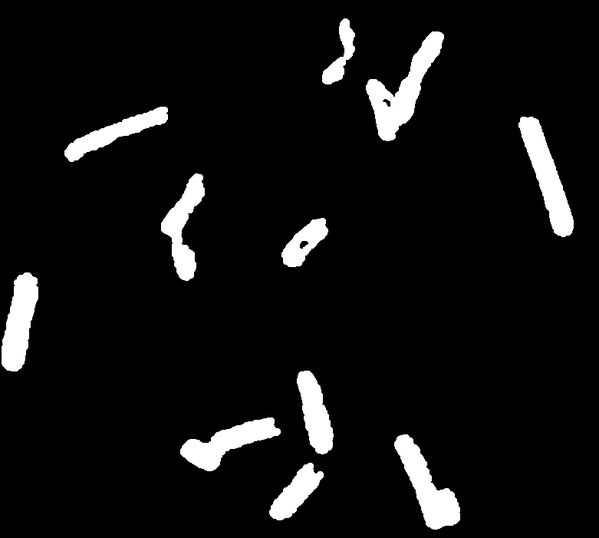
#> input picture Day 6/1. Binary Dilation/bacteria.png, 599 x 538 px, shrunk from 781 x 701 before the run
$ python lab_day6_complete.py
#> lines starting #> are read from the running program, lines starting #| are printed output that depends on the picture; after the words box and inside, x2 and y2 are one past the last pixel; in counts of white or black regions, pixels touching at a corner belong together
import cv2
import matplotlib.pyplot as plt
import numpy as np

print("=== ĐANG CHẠY TOÀN BỘ BÀI LAB DAY 6 ===")

# Định nghĩa phần tử cấu trúc (Structuring Element / Kernel) dùng chung
kernel = np.ones((3, 3), np.uint8)

# ==========================================
# 1. BINARY DILATION (Phép giãn nở nhị phân)
# ==========================================
img_dil = cv2.imread("Day 6/1. Binary Dilation/bacteria.png", 0)
#> img_dil is the input picture: shape (538, 599); min 0, max 255, mean 17.2
if img_dil is not None:
    _, bin_dil = cv2.threshold(img_dil, 127, 255, cv2.THRESH_BINARY)
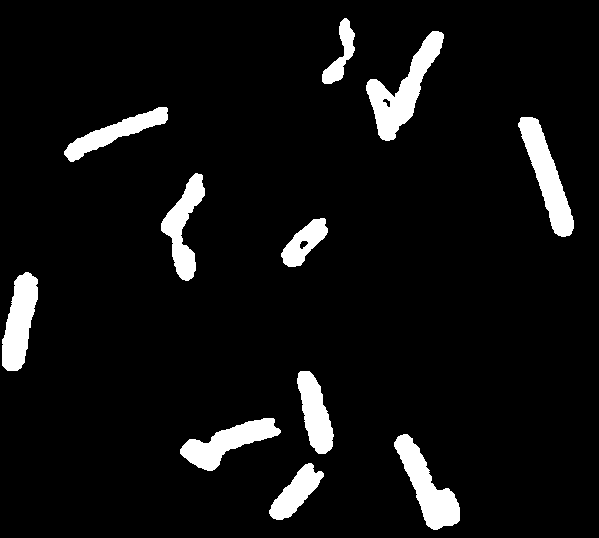
#> bin_dil: shape (538, 599); 6.7% white; 11 white regions, largest, box (x1, y1, x2, y2) and area: (366, 31, 444, 141) 2991, (518, 117, 574, 237) 2628, (394, 434, 460, 530) 2572
    dilated_res = cv2.dilate(bin_dil, kernel, iterations=1)
#> dilated_res: shape (538, 599); 7.8% white; 11 white regions, largest, box (x1, y1, x2, y2) and area: (365, 30, 445, 142) 3436, (517, 116, 575, 238) 2987, (393, 433, 461, 531) 2910
else:
    dilated_res = np.zeros((100, 100), dtype=np.uint8)

# ==========================================
# 2. BINARY EROSION (Phép co nhị phân)
# ==========================================
img_circles = cv2.imread(
    "Day 6/3. Blob Separation by Binary Erosion/circles.png", 0
)
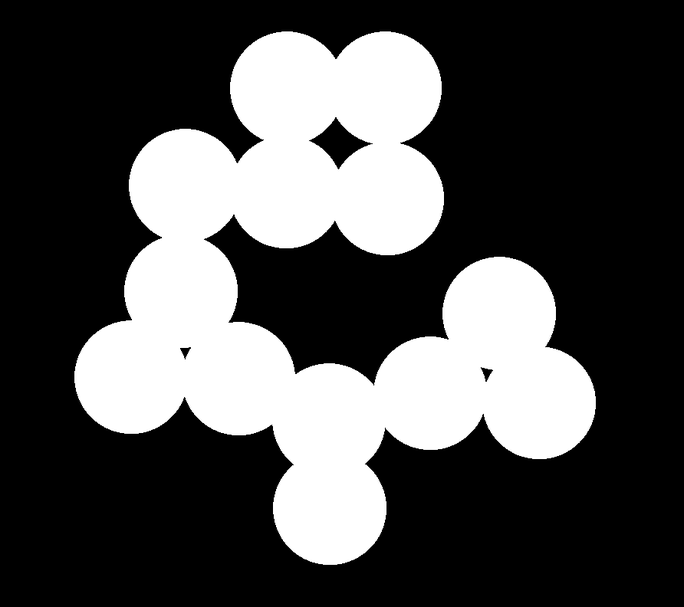
#> input picture Day 6/3. Blob Separation by Binary Erosion/circles.png, 684 x 607 px, shrunk from 892 x 792 before the run
#> img_circles is the input picture: shape (607, 684); min 0, max 255, mean 77
if img_circles is not None:
    _, bin_circles = cv2.threshold(img_circles, 127, 255, cv2.THRESH_BINARY)
#> bin_circles: shape (607, 684); 30.2% white; 1 white region, box (x1, y1, x2, y2) and area: (74, 31, 596, 565) 125387
    eroded_res = cv2.erode(bin_circles, kernel, iterations=1)
#> eroded_res: shape (607, 684); 29.2% white; 1 white region, box (x1, y1, x2, y2) and area: (75, 32, 595, 564) 121311
else:
    eroded_res = np.zeros((100, 100), dtype=np.uint8)

# ==========================================
# 3. BLOB SEPARATION BY BINARY EROSION (Phân tách vật thể)
# ==========================================
if img_circles is not None:
    # Tăng số lần lặp (iterations=2) để bẻ gãy các liên kết dính nhau giữa các đối tượng
    separated_res = cv2.erode(bin_circles, kernel, iterations=2)
#> separated_res: shape (607, 684); 28.2% white; 1 white region, box (x1, y1, x2, y2) and area: (76, 33, 594, 563) 117225
else:
    separated_res = np.zeros((100, 100), dtype=np.uint8)

# ==========================================
# 4. HOLE DETECTION BY BINARY EROSION (Phát hiện lỗ trống)
# ==========================================
img_fence = cv2.imread(
    "Day 6/4. Hole Detection by Binary Erosion/Binary_Erosion_Fence_bw.png",
    0,
)
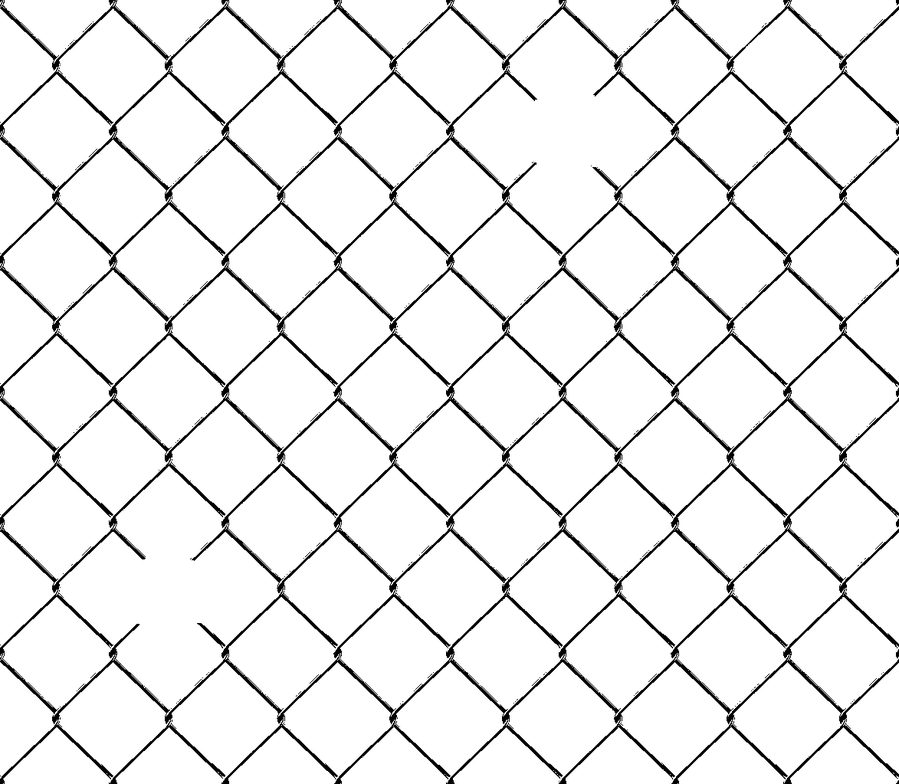
#> input picture Day 6/4. Hole Detection by Binary Erosion/Binary_Erosion_Fence_bw.png, 899 x 784 px, shrunk from 1173 x 1023 before the run
#> img_fence is the input picture: shape (784, 899); min 0, max 255, mean 237.4
if img_fence is not None:
    _, bin_fence = cv2.threshold(img_fence, 127, 255, cv2.THRESH_BINARY)
#> bin_fence: shape (784, 899); 93.1% white; black in thin lines or dots
    inv_fence = cv2.bitwise_not(bin_fence)
#> inv_fence: shape (784, 899); 6.9% white in thin lines or dots
    hole_detected = cv2.erode(inv_fence, kernel, iterations=1)
#> hole_detected: shape (784, 899); 0.75% white in thin lines or dots
else:
    hole_detected = np.zeros((100, 100), dtype=np.uint8)

# ==========================================
# 5. SMALL HOLE REMOVAL (Xóa lỗ nhỏ bằng phép Closing)
# ==========================================
img_peter = cv2.imread("Day 6/5. Small Hole Removal/peter.png", 0)
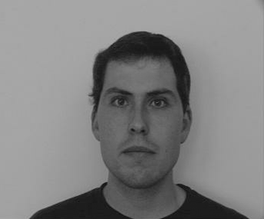
#> input picture Day 6/5. Small Hole Removal/peter.png, 264 x 219 px, shrunk from 344 x 286 before the run
#> img_peter is the input picture: shape (219, 264); min 17, max 172, mean 129.8
if img_peter is not None:
    _, bin_peter = cv2.threshold(img_peter, 127, 255, cv2.THRESH_BINARY)
#> bin_peter: shape (219, 264); 66.8% white; 10 black regions (9 under 20 px), largest, box (x1, y1, x2, y2) and area: (29, 31, 250, 219) 19161
    # Phép Closing giúp lấp đầy các lỗ thủng nhỏ bên trong đối tượng
    hole_removed = cv2.morphologyEx(
        bin_peter, cv2.MORPH_CLOSE, kernel, iterations=2
    )
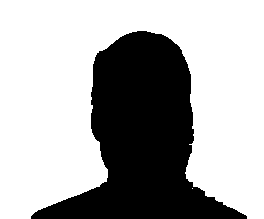
#> hole_removed: shape (219, 264); 67.1% white; 1 black region, box (x1, y1, x2, y2) and area: (31, 31, 247, 219) 19043
else:
    hole_removed = np.zeros((100, 100), dtype=np.uint8)

# ==========================================
# 6. BINARY MORPHOLOGICAL EDGE DETECTOR (Phát hiện biên)
# ==========================================
img_edge = cv2.imread(
    "Day 6/6. Binary Morphological Edge Detector/cliparts.png", 0
)
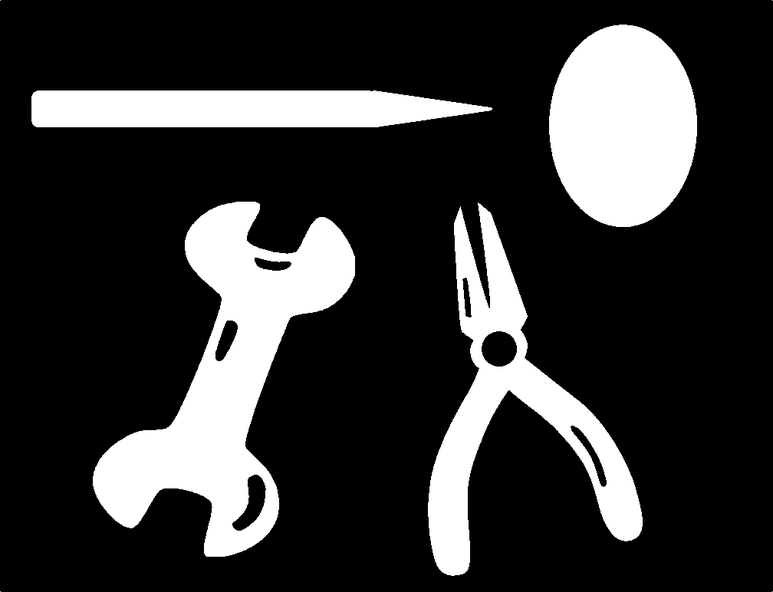
#> input picture Day 6/6. Binary Morphological Edge Detector/cliparts.png, 773 x 592 px, shrunk from 1008 x 772 before the run
#> img_edge is the input picture: shape (592, 773); min 0, max 255, mean 52.6
if img_edge is not None:
    _, bin_edge = cv2.threshold(img_edge, 127, 255, cv2.THRESH_BINARY)
#> bin_edge: shape (592, 773); 20.6% white; 8 white regions (4 under 20 px), largest, box (x1, y1, x2, y2) and area: (93, 202, 355, 557) 34630, (549, 25, 697, 227) 23515, (428, 203, 643, 576) 21318, (31, 90, 492, 127) 15010
    ero_e = cv2.erode(bin_edge, kernel, iterations=1)
#> ero_e: shape (592, 773); 19.4% white; 4 white regions, box (x1, y1, x2, y2) and area: (94, 203, 354, 556) 32641, (550, 26, 696, 226) 22818, (429, 206, 642, 575) 19086, (32, 91, 490, 126) 14015
    dil_e = cv2.dilate(bin_edge, kernel, iterations=1)
#> dil_e: shape (592, 773); 21.9% white; 8 white regions (4 under 20 px), largest, box (x1, y1, x2, y2) and area: (92, 201, 356, 558) 36603, (548, 24, 698, 228) 24220, (427, 202, 644, 577) 23531, (30, 89, 493, 128) 16014

    # Biên kết hợp (Morphological Gradient) = Dilation - Erosion
    combined_edge = cv2.absdiff(dil_e, ero_e)
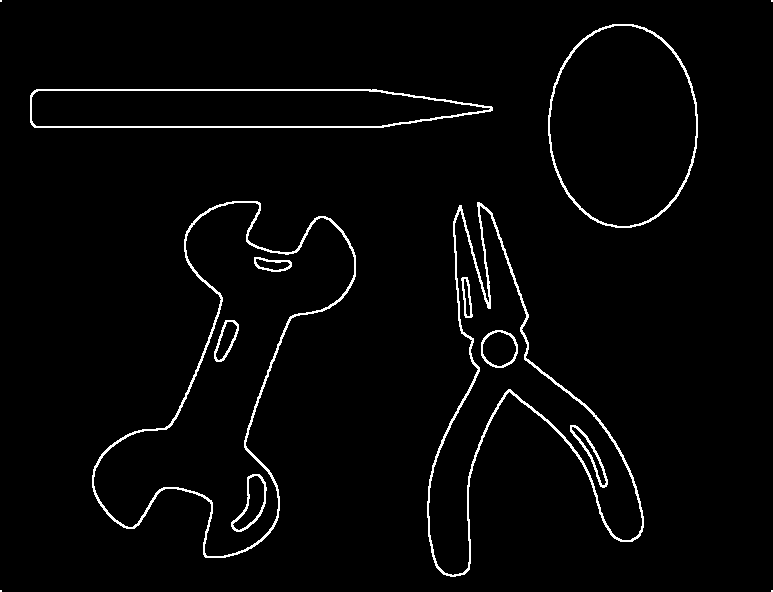
#> combined_edge: shape (592, 773); 2.6% white in thin lines or dots
else:
    combined_edge = np.zeros((100, 100), dtype=np.uint8)

# ==========================================
# TRỰC QUAN HÓA TẤT CẢ CÁC BÀI LAB DAY 6
# ==========================================
plt.figure(figsize=(15, 8))

plt.subplot(2, 3, 1)
plt.imshow(dilated_res, cmap="gray")
plt.title("1. Binary Dilation")
plt.axis("off")

plt.subplot(2, 3, 2)
plt.imshow(eroded_res, cmap="gray")
plt.title("2. Binary Erosion")
plt.axis("off")

plt.subplot(2, 3, 3)
plt.imshow(separated_res, cmap="gray")
plt.title("3. Blob Separation")
plt.axis("off")

plt.subplot(2, 3, 4)
plt.imshow(hole_detected, cmap="gray")
plt.title("4. Hole Detection")
plt.axis("off")

plt.subplot(2, 3, 5)
plt.imshow(hole_removed, cmap="gray")
plt.title("5. Small Hole Removal")
plt.axis("off")

plt.subplot(2, 3, 6)
plt.imshow(combined_edge, cmap="gray")
plt.title("6. Morphological Edge")
plt.axis("off")

plt.tight_layout()
plt.show()
